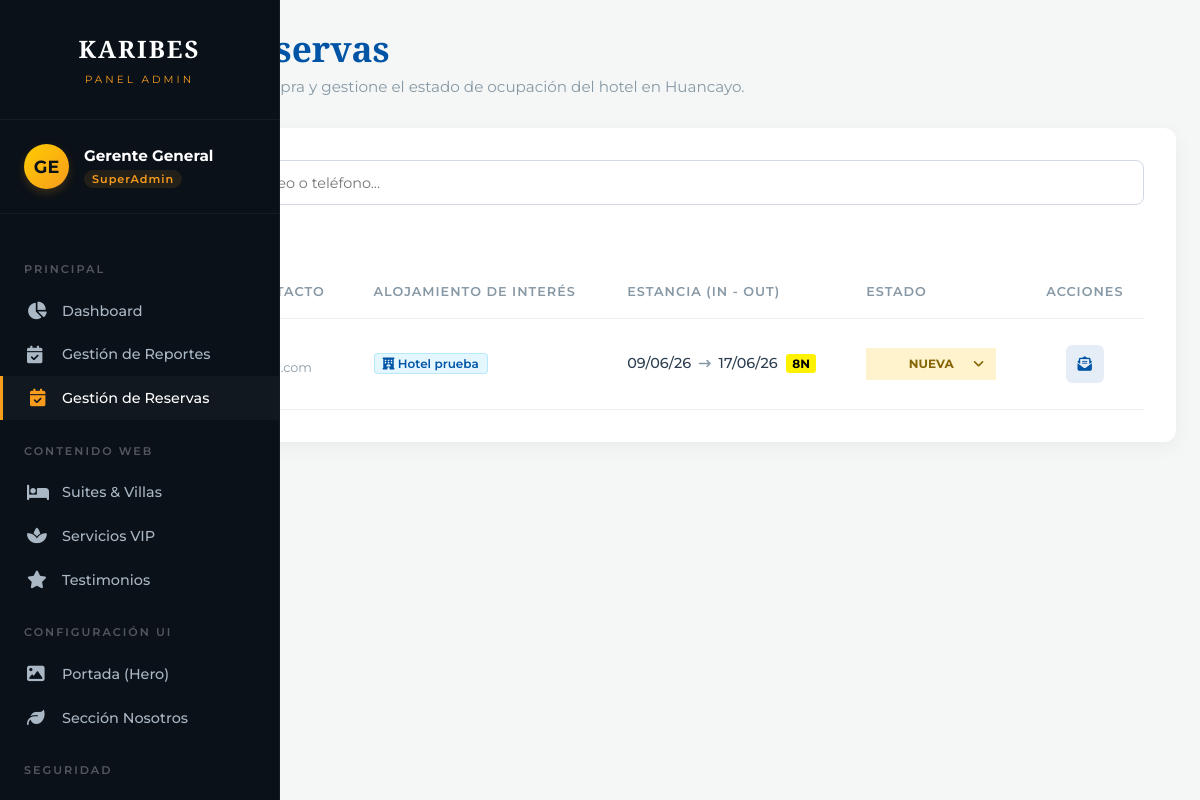
/admin/reservas.php (signed in), run on the app's committed database.
### tables this page shows
CREATE TABLE `reservas` (
  `id` int(11) NOT NULL,
  `nombre` varchar(150) NOT NULL,
  `email` varchar(150) NOT NULL,
  `telefono` varchar(50) NOT NULL,
  `checkin` date NOT NULL,
  `checkout` date NOT NULL,
  `mensaje` text DEFAULT NULL,
  `estado_reserva` enum('Nueva','Atendida','Confirmada','Cancelada') DEFAULT 'Nueva',
  `fecha_solicitud` timestamp NULL DEFAULT current_timestamp()
);

### admin/reservas.php (the view, shortened to what this page needs)
<?php
try {
    $db = new Conexion();
    $conn = $db->conectar();
    $stmtReservas = $conn->query("SELECT * FROM reservas ORDER BY fecha_solicitud DESC");
    $reservas = $stmtReservas->fetchAll(PDO::FETCH_ASSOC);
} catch (PDOException $e) {
    error_log("Error cargando Reservas: " . $e->getMessage());
    $reservas = [];
    $alertaToast = 'error';
}
?>
<!DOCTYPE html>
<html lang="es">
<head>
    <link rel="stylesheet" href="https://cdnjs.cloudflare.com/ajax/libs/font-awesome/6.4.0/css/all.min.css">
</head>
<body>
    <?php include 'includes/sidebar.php'; ?>
    <div class="main-content">
        <div class="dashboard-header">
            <div class="welcome-text">
                <h1>Bandeja de Reservas</h1>
                <p>Monitoree las intenciones de compra y gestione el estado de ocupación del hotel en Huancayo.</p>
            </div>
        </div>
        <div class="table-container">
            <div class="table-tools">
                <div class="search-box">
                    <input type="text" id="searchInput" placeholder="Buscar por huésped, correo o teléfono..." onkeyup="filterTable()">
                </div>
                <div style="font-size: 0.85rem; color: var(--color-muted); font-weight: 600;">
                    Total de Solicitudes: <span style="color:var(--color-primary); font-size:1rem;"><?php echo count($reservas); ?></span>
                </div>
            </div>
            <table id="reservasTable">
                <thead>
                    <tr>
                        <th>ID</th>
                        <th>Huésped / Contacto</th>
                        <th>Alojamiento de Interés</th>
                        <th>Estancia (In - Out)</th>
                        <th>Estado</th>
                        <th style="text-align: center;">Acciones</th>
                    </tr>
                </thead>
                <tbody>
                    <?php if (count($reservas) > 0): ?>
                        <?php foreach ($reservas as $res):
                            $mensaje_completo = $res['mensaje'];
                            $suite_interes = "";
                            if (preg_match('/\[Interesado en:\s*(.*?)\]/', $mensaje_completo, $matches)) {
                                $suite_interes = $matches[1];
                            }
                            $f_in = new DateTime($res['checkin']);
                            $f_out = new DateTime($res['checkout']);
                            $noches = $f_in->diff($f_out)->days;
                        ?>
                            <tr>
                                <td><strong style="color:var(--color-primary);">#<?php echo str_pad($res['id'], 4, '0', STR_PAD_LEFT); ?></strong></td>
                                <td class="client-info">
                                    <strong><?php echo htmlspecialchars($res['nombre']); ?></strong>
                                    <span><i class="fa-regular fa-envelope"></i> <?php echo htmlspecialchars($res['email']); ?></span>
                                    <span><i class="fa-solid fa-phone"></i> <?php echo htmlspecialchars($res['telefono']); ?></span>
                                </td>
                                <td>
                                    <?php if(!empty($suite_interes)): ?>
                                        <span class="interest-badge"><i class="fa-solid fa-hotel"></i> <?php echo htmlspecialchars($suite_interes); ?></span>
                                    <?php else: ?>
                                        <span class="interest-badge interest-general"><i class="fa-regular fa-paper-plane"></i> Contacto General</span>
                                    <?php endif; ?>
                                </td>
                                <td>
                                    <span style="font-weight: 500; color: var(--color-text);"><?php echo date('d/m/y', strtotime($res['checkin'])); ?></span>
                                    <i class="fa-solid fa-arrow-right-long" style="font-size:0.75rem; color:var(--color-muted); margin:0 4px;"></i>
                                    <span style="font-weight: 500; color: var(--color-text);"><?php echo date('d/m/y', strtotime($res['checkout'])); ?></span>
                                    <span class="nights-counter"><?php echo $noches; ?>N</span>
                                </td>
                                <td>
                                    <form method="POST" style="margin:0;" class="form-status">
                                        <div class="status-wrapper status-<?php echo $res['estado_reserva']; ?>">
                                            <select name="nuevo_estado" class="select-status status-<?php echo $res['estado_reserva']; ?>" onchange="this.form.submit()">
                                                <option value="Nueva" <?php echo ($res['estado_reserva'] == 'Nueva') ? 'selected' : ''; ?>>Nueva</option>
                                            </select>
                                        </div>
                                    </form>
                                </td>
                                <td style="text-align: center;">
                                    <a href="ver_reserva.php?id=<?php echo $res['id']; ?>" class="btn-action" title="Abrir Ficha de Operación">
                                        <i class="fa-solid fa-envelope-open-text"></i>
                                    </a>
                                </td>
                            </tr>
                        <?php endforeach; ?>
                    <?php endif; ?>
                </tbody>
            </table>
        </div>
    </div>
</body>
</html>

### admin/reservas.php (style rules this page uses)
:root { --color-bg: #F4F7F6; --color-dark: #0A1118; --color-primary: #0054A6; --color-gold: #F15A24; --color-cyan: #00AEEF; --color-white: #FFFFFF; --color-text: #2C3E50; --color-muted: #8798A5; --shadow-card: 0 5px 20px rgba(0,0,0,0.05); }
* { margin: 0; padding: 0; box-sizing: border-box; font-family: 'Montserrat', sans-serif; }
body { background-color: var(--color-bg); color: var(--color-text); }
.main-content { margin-left: 280px; padding: 2rem 3rem; min-height: 100vh; }
.dashboard-header { display: flex; justify-content: space-between; align-items: center; margin-bottom: 2rem; }
.welcome-text h1 { font-family: 'Playfair Display', serif; color: var(--color-primary); font-size: 2.2rem; margin-bottom: 0.3rem; }
.welcome-text p { color: var(--color-muted); font-size: 0.95rem; }
.table-tools { display: flex; justify-content: space-between; align-items: center; margin-bottom: 1.5rem; }
.search-box { position: relative; width: 320px; }
.search-box input { width: 100%; padding: 0.8rem 1rem 0.8rem 40px; border: 1px solid #D1D8E0; border-radius: 8px; outline: none; transition: all 0.3s ease; font-size: 0.9rem; }
.table-container { background: var(--color-white); border-radius: 12px; box-shadow: var(--shadow-card); padding: 2rem; overflow-x: auto; }
table { width: 100%; border-collapse: collapse; }
th, td { padding: 1.2rem 1rem; text-align: left; border-bottom: 1px solid #EEEEEE; vertical-align: middle; }
th { color: var(--color-muted); font-size: 0.8rem; text-transform: uppercase; letter-spacing: 1px; font-weight: 600; }
td { font-size: 0.9rem; color: var(--color-text); }
.client-info strong { color: var(--color-dark); display: block; font-size: 0.95rem; margin-bottom: 3px; }
.client-info span { color: var(--color-muted); font-size: 0.8rem; display: block; }
.interest-badge { display: inline-block; padding: 2px 8px; border-radius: 4px; font-size: 0.75rem; font-weight: 600; background: rgba(0, 174, 239, 0.1); color: var(--color-primary); border: 1px solid rgba(0, 174, 239, 0.2); }
.nights-counter { display: inline-block; background: #FFF200; color: #000; font-weight: 700; font-size: 0.75rem; padding: 2px 6px; border-radius: 3px; margin-left: 5px; }
.select-status { padding: 0.5rem 1rem; border-radius: 20px; font-size: 0.75rem; font-weight: 700; text-transform: uppercase; border: 1px solid transparent; outline: none; cursor: pointer; appearance: none; -webkit-appearance: none; text-align: center; width: 130px; }
.status-wrapper { position: relative; display: inline-block; }
.status-wrapper::after { content: '\f107'; font-family: 'Font Awesome 6 Free'; font-weight: 900; position: absolute; right: 12px; top: 50%; transform: translateY(-50%); pointer-events: none; font-size: 0.8rem; }
.status-Nueva { background: #FFF3CD; color: #856404; }
.status-wrapper.status-Nueva::after { color: #856404; }
.btn-action { color: var(--color-primary); background: rgba(0, 84, 166, 0.1); width: 38px; height: 38px; display: inline-flex; align-items: center; justify-content: center; border-radius: 6px; text-decoration: none; transition: all 0.3s ease; }
@media screen and (max-width: 1200px) { .main-content { margin-left: 0; padding: 1.5rem; } }
@media screen and (max-width: 1200px) { .table-tools { flex-direction: column; align-items: flex-start; gap: 1rem; } }
@media screen and (max-width: 1200px) { .search-box { width: 100%; } }

### data on the page
reservas: suite_interes "Hotel prueba", checkin "09/06/26", checkout "17/06/26", noches "8", nuevo_estado "Nueva"

### other printed values
$iniciales "GE"
$nombreAdmin "Gerente General"
$rolAdmin "SuperAdmin"
